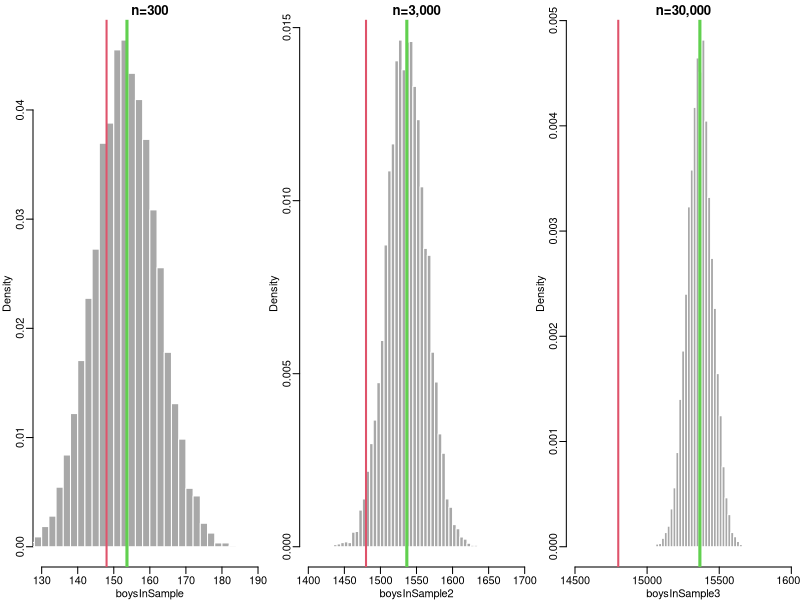

This figure's R source:
#label===boygirl-setup
b2g <- 1.05 # B/G
# Since B/G=1.05, B=1.05G, so Pr(boy)=B/(B+G)
pboy <- 1.05/(1+1.05)
n <- 300
nsim <- 1
set.seed(100091)
boysInSample <- rbinom(nsim, n, pboy)
cat("Prob. boy:", pboy, ". Simulated number of boys in a sample of 300 is:", mean(boysInSample),"\n")
#===end


pdf("images/chapter_4/CLTboygirl.pdf", width=10, height=4)
par(mfrow=c(1, 3), mar=c(2.5, 2.5, 1.5, 0), mgp=c(1.5, 0.5, 0))

#label===boygirl-clt-demo
n <- 300
nsim <- 10000
set.seed(100091)
boysInSample <- rbinom(nsim, n, pboy)
hist(boysInSample, breaks=30, border="white", col="grey66", xlim=c(130,190), freq=FALSE, main="n=300")
abline(v=pboy*n, col=3, lwd=3)
abline(v=148, col=2, lwd=2)

# sample size is 10 times larger:
boysInSample2 <- rbinom(nsim, 10*n, pboy)
hist(boysInSample2, breaks=30, border="white", col="grey66", xlim=c(1400,1700), freq=FALSE, main="n=3,000")
abline(v=pboy*10*n, col=3, lwd=3)
abline(v=1480, col=2, lwd=2)

# sample size is 100 times larger than the original example:
boysInSample3 <- rbinom(nsim, 100*n, pboy)
hist(boysInSample3, breaks=30, border="white", col="grey66", xlim=c(14500,16000), freq=FALSE, main="n=30,000")
abline(v=pboy*100*n, col=3, lwd=3)
abline(v=14800, col=2, lwd=2)
#===end

par(mfrow=c(1,1))
dev.off()
